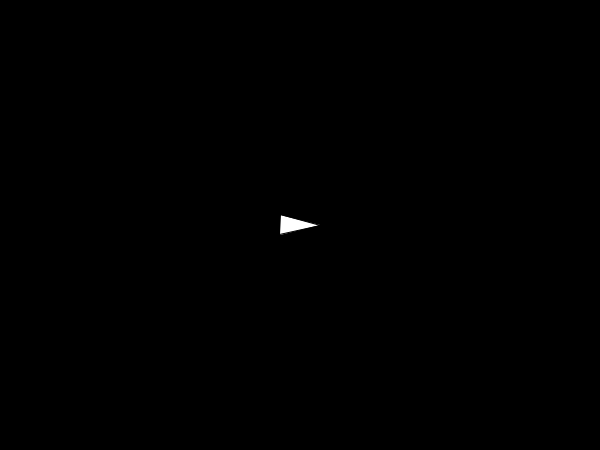
Frame 1 (no input)
Frame 60 (the mouse pressed at the canvas centre just before this capture): identical to frame 1, image omitted
Frame 120 (the mouse held since frame 60 and released just before this capture): identical to frame 1, image omitted

The Processing sketch that drew this single still picture (run headless with seeded random() and noise(); from frame 60 on, the mouse is pressed at the canvas centre):

// Processing sketch: processing_124437
// ── processing_124437.pde

/* 
 Spaceship and bullets
 
 Joan Soler-Adillon, 2013
 */

spaceShip s; 

ArrayList<bullet> bulletList = new ArrayList<bullet>();

void setup() {
  size(600, 450);
  s = new spaceShip(width/2, height/2, HALF_PI);
}

void draw() {
  background(0);
  
  for(int i = 0; i < bulletList.size(); i ++){
    bullet b = bulletList.get(i);
    b.run(); 
  }
  
  s.run();
  
}

void keyPressed() {
  if (key==' ') {
    bullet b = new bullet(s.p.x,s.p.y,s.ang);
    bulletList.add(b);
  }
  if (keyCode==RIGHT)s.turningRight = true;
  if (keyCode==LEFT) s.turningLeft = true;
  if (keyCode==UP) s.movingForward = true;
  if (keyCode==DOWN) s.movingBackwards = true;
}

void keyReleased() {
  if (keyCode==RIGHT)s.turningRight = false;
  if (keyCode==LEFT) s.turningLeft = false;
  if (keyCode==UP) s.movingForward = false;
  if (keyCode==DOWN) s.movingBackwards = false;
}


////////// BULLET CLASS
class bullet {

  //bullet variables (off-screen)
  PVector p;//position
  float ang;//initial angle
  float radius = 5; //movement speed for bullet


  bullet(float _x, float _y, float _ang) {
    p = new PVector(_x,_y);
    ang = _ang;
  }

  void run() {
    move();
    display();  
    checkOutOfScreen();
  }

  void move() {
    float moveX = radius * sin(ang); 
    float moveY = -radius * cos(ang);
   
    p.x += moveX;
    p.y += moveY;
  }

  void display() {
    //draw bullet
    pushMatrix();
    //move it first
    translate(p.x,p.y);
    rotate(ang);
    fill(255, 0, 0);
    rect(-2, -10, 4, 20);
    popMatrix();
  }

  void checkOutOfScreen() {

    if ((p.x < 0 || p.x > width)&&(p.y < 0 || p.y > height)) {
      bulletList.remove(this);
    }
  }
} 

///////SPACESHIP CLASS
class spaceShip{
 
  //spaceShip variables
float ang; //initial rotation
PVector p;//initial position
float rotateVel = 0.05; // rotation speed
float radius = 2; //movement speed
int sz = 20;
//moving vars
boolean movingForward = false;
boolean movingBackwards = false;
boolean turningRight = false;
boolean turningLeft = false;

 spaceShip(float _x, float _y, float _ang) {
    p = new PVector(_x,_y);
    ang = _ang;
 }

 void run(){
  checkMove();
  display();
 }
 
 void checkMove(){
     //check movement of spaceShip
  float moveX = radius * sin(ang); 
  float moveY = -radius * cos(ang);

  if (movingForward) {
    p.x += moveX;
    p.y += moveY;
  } 
  if (movingBackwards) {
    p.x -= moveX;
    p.y -= moveY;
  }
  if (turningRight) {
    ang += rotateVel;
  }
  if (turningLeft) {
    ang -= rotateVel;
  }
  //keep spaceship inside (wrap around)
  if (p.x<-sz)p.x=width+sz;
  if (p.x>width+sz)p.x=-sz;
  if (p.y<-sz)p.y=height+sz;
  if (p.y>height+sz)p.y=-sz;
 }
 
 void display(){
     //draw spaceship
    fill(255);
  pushMatrix();
  translate(p.x, p.y);
  rotate(ang);
  triangle(0, -sz, -sz/2, sz, sz/2, sz);
  popMatrix();

 }

  
}
